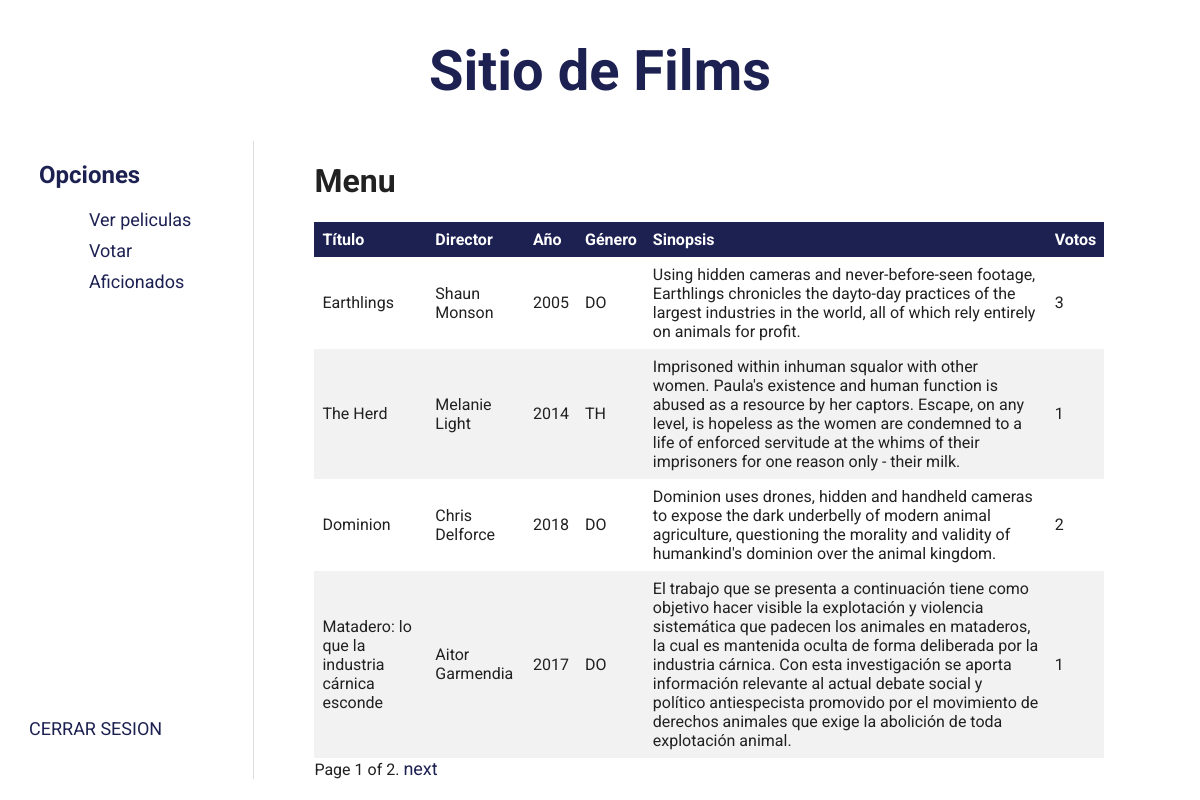
Screenshot of /verPelis with the database file from the repository.
### films/models.py (models this page shows, shortened)
class Filma(models.Model):
    izenburua = models.CharField(max_length=255)
    zuzendaria = models.CharField(max_length=255)
    urtea = models.CharField(max_length=4)
    generoa = models.CharField(max_length=2)
    sinopsia = models.TextField()
    bozkak = models.IntegerField(default=0)

### films/views.py (the view)
# urls.py: url(r'^verPelis', films.views.verPelis, name='verPelis'),
def verPelis(request):
    objetos = Filma.objects.all()
    paginator = Paginator(objetos, 4)
    page = request.GET.get('page')
    try:
        objetos_por_pagina = paginator.page(page)
    except PageNotAnInteger:
        objetos_por_pagina = paginator.page(1)
    except EmptyPage:
        objetos_por_pagina = paginator.page(paginator.num_pages)
    return render(request, 'films/verPelis.html', {'objetos_por_pagina': objetos_por_pagina})

### films/templates/films/verPelis.html (shortened to what this page needs)
{% extends 'films/index.html' %} {% block content %}
<h1>Menu</h1>
<table>
  <thead>
    <tr>
      <th>Título</th>
      <th>Director</th>
      <th>Año</th>
      <th>Género</th>
      <th>Sinopsis</th>
      <th>Votos</th>
    </tr>
  </thead>
  <tbody>
    {% for objeto in objetos_por_pagina %}
    <tr>
      <td>{{ objeto.izenburua }}</td>
      <td>{{ objeto.zuzendaria }}</td>
      <td>{{ objeto.urtea }}</td>
      <td>{{ objeto.generoa }}</td>
      <td>{{ objeto.sinopsia }}</td>
      <td>{{ objeto.bozkak }}</td>
    </tr>
    {% endfor %}
  </tbody>
</table>
<div class="pagination">
  <span class="step-links">
    <span class="current">
      Page {{ objetos_por_pagina.number }} of {{ objetos_por_pagina.paginator.num_pages }}.
    </span>
    {% if objetos_por_pagina.has_next %}
    <a href="?page={{ objetos_por_pagina.next_page_number }}">next</a>
    {% endif %}
  </span>
</div>
{% endblock %}

### films/static/films/css/estilos.css (style rules this page uses)
body { background-color: #ffffff; color: #212121; font-family: "Roboto", sans-serif; }
a { color: #1d2152; text-decoration: none; font-size: 18px; border-bottom: 2px solid transparent; transition: border-bottom 0.2s ease-in-out; padding-left: 0; }
table { border-collapse: collapse; width: 90%; }
th, td { text-align: left; padding: 8px; }
th { background-color: #1d2152; color: #fff; }
tr:nth-child(even) { background-color: #f2f2f2; }

### rows the page displays
Filma: izenburua "Earthlings", zuzendaria "Shaun Monson", urtea "2005", generoa "DO", sinopsia "Using hidden cameras and never-before-seen footage, Earthlings chronicles the dayto-day practices of the largest industries in the world, all of which rely entirely on animals for profit.", bozkak "3"
Filma: izenburua "The Herd", zuzendaria "Melanie Light", urtea "2014", generoa "TH", sinopsia "Imprisoned within inhuman squalor with other women. Paula's existence and human function is abused as a resource by her captors. Escape, on any level, is hopeless as the women are condemned to a life of enforced servitude at the whims of their imprisoners for one reason only - their milk.", bozkak "1"
Filma: izenburua "Dominion", zuzendaria "Chris Delforce", urtea "2018", generoa "DO", sinopsia "Dominion uses drones, hidden and handheld cameras to expose the dark underbelly of modern animal agriculture, questioning the morality and validity of humankind's dominion over the animal kingdom.", bozkak "2"
Filma: izenburua "Matadero: lo que la industria cárnica esconde", zuzendaria "Aitor Garmendia", urtea "2017", generoa "DO", sinopsia "El trabajo que se presenta a continuación tiene como objetivo hacer visible la explotación y violencia sistemática que padecen los animales en mataderos, la cual es mantenida oculta de forma deliberada por la industria cárnica. Con esta investigación se aporta información relevante al actual debate social y político antiespecista promovido por el movimiento de derechos animales que exige la abolición de toda explotación animal.", bozkak "1"

### other values shown
{{ objetos_por_pagina.number }} "1"
{{ objetos_por_pagina.paginator.num_pages }} "2"
